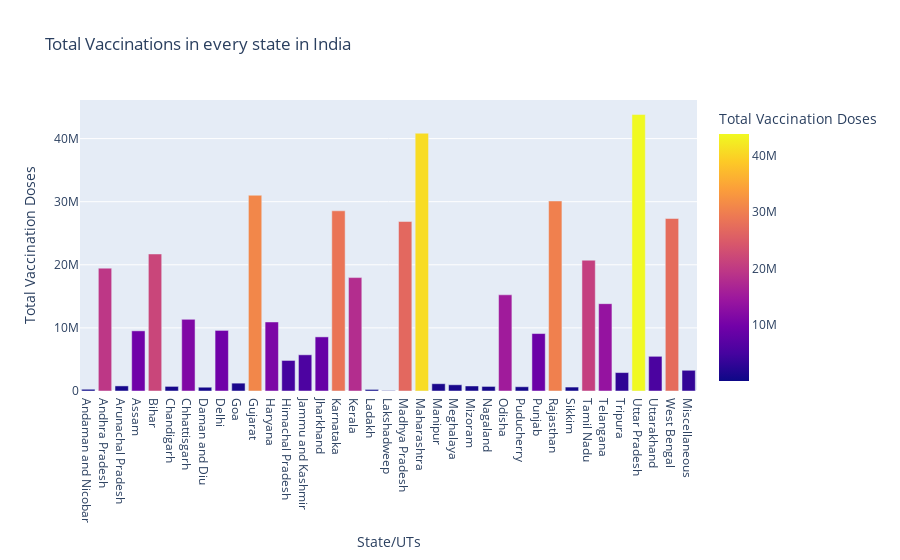

The code cell stored with this chart in its notebook:
### Code cell
# Plotting the total vaccination by every state in India

fig_1 = px.bar(vaccination, x="State/UTs", y="Total Vaccination Doses", title="Total Vaccinations in every state in India", color="Total Vaccination Doses")
fig_1.show()

### Figure 1 — Plotly figure (JSON) as saved in the notebook; plotly's stock layout.template omitted (floating-point values rounded to 4 significant figures)
{"data": [{"alignmentgroup": "True", "hovertemplate": "State/UTs=%{x}<br>Total Vaccination Doses=%{marker.color}<extra></extra>", "legendgroup": "", "marker": {"color": [275389, 19473722, 806781, 9534775, 21716355, 731391, 11352836, 597192, 9603697, 1243867, 31024902, 10941702, 4841257, 5735365, 8577241, 28559712, 17976323, 248685, 63558, 26859290, 40856283, 1155884, 987302, 796828, 724280, 15244784, 674540, 9104405, 30117834, 624999, 20727939, 13843216, 2921580, 43813753, 5498610, 27341488, 3284496], "coloraxis": "coloraxis", "pattern": {"shape": ""}}, "name": "", "offsetgroup": "", "orientation": "v", "showlegend": false, "textposition": "auto", "type": "bar", "x": ["Andaman and Nicobar", "Andhra Pradesh", "Arunachal Pradesh", "Assam", "Bihar", "Chandigarh", "Chhattisgarh", "Daman and Diu", "Delhi", "Goa", "Gujarat", "Haryana", "Himachal Pradesh", "Jammu and Kashmir", "Jharkhand", "Karnataka", "Kerala", "Ladakh", "Lakshadweep", "Madhya Pradesh", "Maharashtra", "Manipur", "Meghalaya", "Mizoram", "Nagaland", "Odisha", "Puducherry", "Punjab", "Rajasthan", "Sikkim", "Tamil Nadu", "Telangana", "Tripura", "Uttar Pradesh", "Uttarakhand", "West Bengal", "Miscellaneous"], "xaxis": "x", "y": [275389, 19473722, 806781, 9534775, 21716355, 731391, 11352836, 597192, 9603697, 1243867, 31024902, 10941702, 4841257, 5735365, 8577241, 28559712, 17976323, 248685, 63558, 26859290, 40856283, 1155884, 987302, 796828, 724280, 15244784, 674540, 9104405, 30117834, 624999, 20727939, 13843216, 2921580, 43813753, 5498610, 27341488, 3284496], "yaxis": "y"}], "layout": {"barmode": "relative", "coloraxis": {"colorbar": {"title": {"text": "Total Vaccination Doses"}}, "colorscale": [[0, "#0d0887"], [0.1111, "#46039f"], [0.2222, "#7201a8"], [0.3333, "#9c179e"], [0.4444, "#bd3786"], [0.5556, "#d8576b"], [0.6667, "#ed7953"], [0.7778, "#fb9f3a"], [0.8889, "#fdca26"], [1, "#f0f921"]]}, "legend": {"tracegroupgap": 0}, "title": {"text": "Total Vaccinations in every state in India"}, "xaxis": {"anchor": "y", "domain": [0, 1], "title": {"text": "State/UTs"}}, "yaxis": {"anchor": "x", "domain": [0, 1], "title": {"text": "Total Vaccination Doses"}}}}
